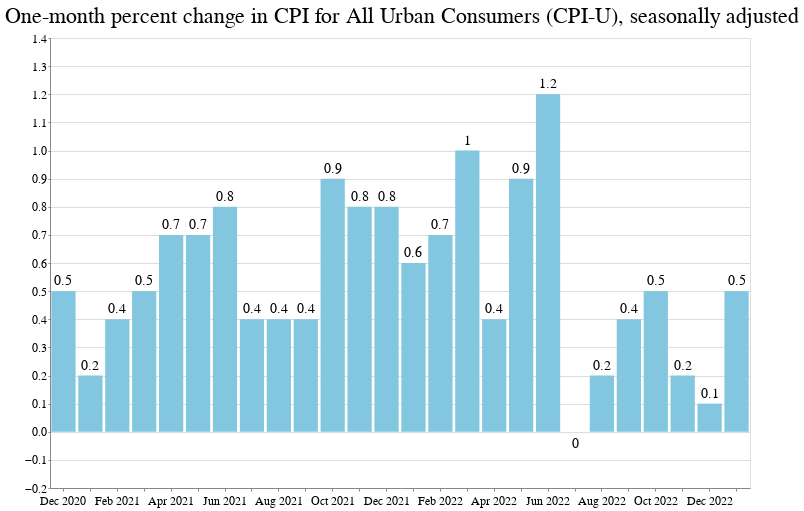

The code cell stored with this chart in its notebook:
### Code cell
base = alt.Chart(
    adjusted_cpiu_last13, 
    title="One-month percent change in CPI for All Urban Consumers (CPI-U), seasonally adjusted"
).properties(width=700)

bars = base.mark_bar().encode(
    x=alt.X(
        "date:O",
        timeUnit="utcyearmonth",
        axis=alt.Axis(title=None, labelAngle=0),
    ),
    y=alt.Y(
        "pct_change_rounded:Q",
        axis=alt.Axis(title=None),
        scale=alt.Scale(domain=[
            adjusted_cpiu_last13['pct_change'].min()-0.1,
            adjusted_cpiu_last13['pct_change'].max()+0.05
        ])
    )
)

text = base.encode(
    x=alt.X("date:O", timeUnit="utcyearmonth"),
    y="pct_change_rounded:Q",
    text='pct_change_rounded'
)

textAbove = text.transform_filter(alt.datum.pct_change > 0).mark_text(
    align='center',
    baseline='middle',
    fontSize=14,
    dy=-10
)

textBelow = text.transform_filter(alt.datum.pct_change < 0).mark_text(
    align='center',
    baseline='middle',
    fontSize=14,
    dy=12
)

bars + textAbove + textBelow

### Figure 1 — Vega-Lite specification as saved in the notebook (floating-point values rounded to 4 significant figures)
{"config": {"view": {"width": 800, "height": 450}, "background": "#ffffff", "title": {"anchor": "start", "font": "BentonGothic-Bold, sans", "fontColor": "#000000", "fontSize": 22, "fontWeight": "normal"}, "arc": {"fill": "#82c6df"}, "area": {"fill": "#82c6df"}, "line": {"stroke": "#82c6df", "strokeWidth": 3}, "path": {"stroke": "#82c6df"}, "rect": {"fill": "#82c6df"}, "shape": {"stroke": "#82c6df"}, "bar": {"fill": "#82c6df"}, "point": {"stroke": "#82c6df"}, "symbol": {"fill": "#82c6df", "size": 30}, "axis": {"titleFont": "BentonGothic-Bold, sans", "titleFontSize": 14, "titleFontWeight": "normal", "labelFont": "BentonGothic, sans", "labelFontSize": 12, "labelFontWeight": "normal"}, "axisX": {"labelAngle": 0, "labelPadding": 4, "tickSize": 3}, "axisY": {"labelBaseline": "middle", "maxExtent": 45, "minExtent": 45, "tickSize": 2, "titleAlign": "left", "titleAngle": 0, "titleX": -45, "titleY": -11}, "legend": {"titleFont": "BentonGothic-Bold, sans", "titleFontSize": 14, "titleFontWeight": "normal", "symbolType": "square", "labelFont": "BentonGothic, sans", "labelFontSize": 13}, "range": {"category": ["#3580b1", "#ec8431", "#ab7fb4", "#c89d29", "#adc839", "#829eb1"], "diverging": ["#e68a4f", "#f4bb6a", "#f9e39c", "#dadfe2", "#a6b7c6", "#849eae"], "heatmap": ["#fbf2c7", "#f9e39c", "#f8d36e", "#f4bb6a", "#e68a4f", "#d15a40", "#ab4232"], "ordinal": ["#fbf2c7", "#f9e39c", "#f8d36e", "#f4bb6a", "#e68a4f", "#d15a40", "#ab4232"], "ramp": ["#fbf2c7", "#f9e39c", "#f8d36e", "#f4bb6a", "#e68a4f", "#d15a40", "#ab4232"]}}, "layer": [{"mark": "bar", "encoding": {"x": {"axis": {"labelAngle": 0, "title": null}, "field": "date", "timeUnit": "utcyearmonth", "type": "ordinal"}, "y": {"axis": {"title": null}, "field": "pct_change_rounded", "scale": {"domain": [-0.1339, 1.238]}, "type": "quantitative"}}, "title": "One-month percent change in CPI for All Urban Consumers (CPI-U), seasonally adjusted", "width": 700}, {"mark": {"type": "text", "align": "center", "baseline": "middle", "dy": -10, "fontSize": 14}, "encoding": {"text": {"field": "pct_change_rounded", "type": "quantitative"}, "x": {"field": "date", "timeUnit": "utcyearmonth", "type": "ordinal"}, "y": {"field": "pct_change_rounded", "type": "quantitative"}}, "title": "One-month percent change in CPI for All Urban Consumers (CPI-U), seasonally adjusted", "transform": [{"filter": "(datum.pct_change > 0)"}], "width": 700}, {"mark": {"type": "text", "align": "center", "baseline": "middle", "dy": 12, "fontSize": 14}, "encoding": {"text": {"field": "pct_change_rounded", "type": "quantitative"}, "x": {"field": "date", "timeUnit": "utcyearmonth", "type": "ordinal"}, "y": {"field": "pct_change_rounded", "type": "quantitative"}}, "title": "One-month percent change in CPI for All Urban Consumers (CPI-U), seasonally adjusted", "transform": [{"filter": "(datum.pct_change < 0)"}], "width": 700}], "data": {"name": "data-0fd7837380b87b6395a7e93d024329be"}, "$schema": "https://vega.github.io/schema/vega-lite/v4.17.0.json", "datasets": {"data-0fd7837380b87b6395a7e93d024329be": [{"year": 2020, "date": "2020-11-01", "value": 260.8, "series_id": "CUSR0000SA0", "series_title": "All items in U.S. city average, all urban consumers, seasonally adjusted", "series_survey": "All urban consumers", "series_seasonally_adjusted": true, "series_periodicity_id": "R", "series_periodicity_code": "R", "series_periodicity_name": "Monthly", "series_area_id": "0000", "series_area_code": "0000", "series_area_name": "U.S. city average", "series_items_id": "SA0", "series_items_code": "SA0", "series_items_name": "All items", "period_id": "M11", "period_code": "M11", "period_abbreviation": "NOV", "period_name": "November", "period_month": 11, "period_type": "monthly", "pct_change": null, "pct_change_rounded": null}, {"year": 2020, "date": "2020-12-01", "value": 262.0, "series_id": "CUSR0000SA0", "series_title": "All items in U.S. city average, all urban consumers, seasonally adjusted", "series_survey": "All urban consumers", "series_seasonally_adjusted": true, "series_periodicity_id": "R", "series_periodicity_code": "R", "series_periodicity_name": "Monthly", "series_area_id": "0000", "series_area_code": "0000", "series_area_name": "U.S. city average", "series_items_id": "SA0", "series_items_code": "SA0", "series_items_name": "All items", "period_id": "M12", "period_code": "M12", "period_abbreviation": "DEC", "period_name": "December", "period_month": 12, "period_type": "monthly", "pct_change": 0.4685, "pct_change_rounded": 0.5}, {"year": 2021, "date": "2021-01-01", "value": 262.6, "series_id": "CUSR0000SA0", "series_title": "All items in U.S. city average, all urban consumers, seasonally adjusted", "series_survey": "All urban consumers", "series_seasonally_adjusted": true, "series_periodicity_id": "R", "series_periodicity_code": "R", "series_periodicity_name": "Monthly", "series_area_id": "0000", "series_area_code": "0000", "series_area_name": "U.S. city average", "series_items_id": "SA0", "series_items_code": "SA0", "series_items_name": "All items", "period_id": "M01", "period_code": "M01", "period_abbreviation": "JAN", "period_name": "January", "period_month": 1, "period_type": "monthly", "pct_change": 0.2347, "pct_change_rounded": 0.2}, {"year": 2021, "date": "2021-02-01", "value": 263.6, "series_id": "CUSR0000SA0", "series_title": "All items in U.S. city average, all urban consumers, seasonally adjusted", "series_survey": "All urban consumers", "series_seasonally_adjusted": true, "series_periodicity_id": "R", "series_periodicity_code": "R", "series_periodicity_name": "Monthly", "series_area_id": "0000", "series_area_code": "0000", "series_area_name": "U.S. city average", "series_items_id": "SA0", "series_items_code": "SA0", "series_items_name": "All items", "period_id": "M02", "period_code": "M02", "period_abbreviation": "FEB", "period_name": "February", "period_month": 2, "period_type": "monthly", "pct_change": 0.3762, "pct_change_rounded": 0.4}, {"year": 2021, "date": "2021-03-01", "value": 264.9, "series_id": "CUSR0000SA0", "series_title": "All items in U.S. city average, all urban consumers, seasonally adjusted", "series_survey": "All urban consumers", "series_seasonally_adjusted": true, "series_periodicity_id": "R", "series_periodicity_code": "R", "series_periodicity_name": "Monthly", "series_area_id": "0000", "series_area_code": "0000", "series_area_name": "U.S. city average", "series_items_id": "SA0", "series_items_code": "SA0", "series_items_name": "All items", "period_id": "M03", "period_code": "M03", "period_abbreviation": "MAR", "period_name": "March", "period_month": 3, "period_type": "monthly", "pct_change": 0.484, "pct_change_rounded": 0.5}, {"year": 2021, "date": "2021-04-01", "value": 266.7, "series_id": "CUSR0000SA0", "series_title": "All items in U.S. city average, all urban consumers, seasonally adjusted", "series_survey": "All urban consumers", "series_seasonally_adjusted": true, "series_periodicity_id": "R", "series_periodicity_code": "R", "series_periodicity_name": "Monthly", "series_area_id": "0000", "series_area_code": "0000", "series_area_name": "U.S. city average", "series_items_id": "SA0", "series_items_code": "SA0", "series_items_name": "All items", "period_id": "M04", "period_code": "M04", "period_abbreviation": "APR", "period_name": "April", "period_month": 4, "period_type": "monthly", "pct_change": 0.6629, "pct_change_rounded": 0.7}, {"year": 2021, "date": "2021-05-01", "value": 268.4, "series_id": "CUSR0000SA0", "series_title": "All items in U.S. city average, all urban consumers, seasonally adjusted", "series_survey": "All urban consumers", "series_seasonally_adjusted": true, "series_periodicity_id": "R", "series_periodicity_code": "R", "series_periodicity_name": "Monthly", "series_area_id": "0000", "series_area_code": "0000", "series_area_name": "U.S. city average", "series_items_id": "SA0", "series_items_code": "SA0", "series_items_name": "All items", "period_id": "M05", "period_code": "M05", "period_abbreviation": "MAY", "period_name": "May", "period_month": 5, "period_type": "monthly", "pct_change": 0.6652, "pct_change_rounded": 0.7}, {"year": 2021, "date": "2021-06-01", "value": 270.6, "series_id": "CUSR0000SA0", "series_title": "All items in U.S. city average, all urban consumers, seasonally adjusted", "series_survey": "All urban consumers", "series_seasonally_adjusted": true, "series_periodicity_id": "R", "series_periodicity_code": "R", "series_periodicity_name": "Monthly", "series_area_id": "0000", "series_area_code": "0000", "series_area_name": "U.S. city average", "series_items_id": "SA0", "series_items_code": "SA0", "series_items_name": "All items", "period_id": "M06", "period_code": "M06", "period_abbreviation": "JUN", "period_name": "June", "period_month": 6, "period_type": "monthly", "pct_change": 0.7879, "pct_change_rounded": 0.8}, {"year": 2021, "date": "2021-07-01", "value": 271.8, "series_id": "CUSR0000SA0", "series_title": "All items in U.S. city average, all urban consumers, seasonally adjusted", "series_survey": "All urban consumers", "series_seasonally_adjusted": true, "series_periodicity_id": "R", "series_periodicity_code": "R", "series_periodicity_name": "Monthly", "series_area_id": "0000", "series_area_code": "0000", "series_area_name": "U.S. city average", "series_items_id": "SA0", "series_items_code": "SA0", "series_items_name": "All items", "period_id": "M07", "period_code": "M07", "period_abbreviation": "JUL", "period_name": "July", "period_month": 7, "period_type": "monthly", "pct_change": 0.4454, "pct_change_rounded": 0.4}, {"year": 2021, "date": "2021-08-01", "value": 272.9, "series_id": "CUSR0000SA0", "series_title": "All items in U.S. city average, all urban consumers, seasonally adjusted", "series_survey": "All urban consumers", "series_seasonally_adjusted": true, "series_periodicity_id": "R", "series_periodicity_code": "R", "series_periodicity_name": "Monthly", "series_area_id": "0000", "series_area_code": "0000", "series_area_name": "U.S. city average", "series_items_id": "SA0", "series_items_code": "SA0", "series_items_name": "All items", "period_id": "M08", "period_code": "M08", "period_abbreviation": "AUG", "period_name": "August", "period_month": 8, "period_type": "monthly", "pct_change": 0.407, "pct_change_rounded": 0.4}, {"year": 2021, "date": "2021-09-01", "value": 274.0, "series_id": "CUSR0000SA0", "series_title": "All items in U.S. city average, all urban consumers, seasonally adjusted", "series_survey": "All urban consumers", "series_seasonally_adjusted": true, "series_periodicity_id": "R", "series_periodicity_code": "R", "series_periodicity_name": "Monthly", "series_area_id": "0000", "series_area_code": "0000", "series_area_name": "U.S. city average", "series_items_id": "SA0", "series_items_code": "SA0", "series_items_name": "All items", "period_id": "M09", "period_code": "M09", "period_abbreviation": "SEP", "period_name": "September", "period_month": 9, "period_type": "monthly", "pct_change": 0.4244, "pct_change_rounded": 0.4}, {"year": 2021, "date": "2021-10-01", "value": 276.5, "series_id": "CUSR0000SA0", "series_title": "All items in U.S. city average, all urban consumers, seasonally adjusted", "series_survey": "All urban consumers", "series_seasonally_adjusted": true, "series_periodicity_id": "R", "series_periodicity_code": "R", "series_periodicity_name": "Monthly", "series_area_id": "0000", "series_area_code": "0000", "series_area_name": "U.S. city average", "series_items_id": "SA0", "series_items_code": "SA0", "series_items_name": "All items", "period_id": "M10", "period_code": "M10", "period_abbreviation": "OCT", "period_name": "October", "period_month": 10, "period_type": "monthly", "pct_change": 0.9101, "pct_change_rounded": 0.9}, {"year": 2021, "date": "2021-11-01", "value": 278.7, "series_id": "CUSR0000SA0", "series_title": "All items in U.S. city average, all urban consumers, seasonally adjusted", "series_survey": "All urban consumers", "series_seasonally_adjusted": true, "series_periodicity_id": "R", "series_periodicity_code": "R", "series_periodicity_name": "Monthly", "series_area_id": "0000", "series_area_code": "0000", "series_area_name": "U.S. city average", "series_items_id": "SA0", "series_items_code": "SA0", "series_items_name": "All items", "period_id": "M11", "period_code": "M11", "period_abbreviation": "NOV", "period_name": "November", "period_month": 11, "period_type": "monthly", "pct_change": 0.7916, "pct_change_rounded": 0.8}, {"year": 2021, "date": "2021-12-01", "value": 280.9, "series_id": "CUSR0000SA0", "series_title": "All items in U.S. city average, all urban consumers, seasonally adjusted", "series_survey": "All urban consumers", "series_seasonally_adjusted": true, "series_periodicity_id": "R", "series_periodicity_code": "R", "series_periodicity_name": "Monthly", "series_area_id": "0000", "series_area_code": "0000", "series_area_name": "U.S. city average", "series_items_id": "SA0", "series_items_code": "SA0", "series_items_name": "All items", "period_id": "M12", "period_code": "M12", "period_abbreviation": "DEC", "period_name": "December", "period_month": 12, "period_type": "monthly", "pct_change": 0.7807, "pct_change_rounded": 0.8}, {"year": 2022, "date": "2022-01-01", "value": 282.6, "series_id": "CUSR0000SA0", "series_title": "All items in U.S. city average, all urban consumers, seasonally adjusted", "series_survey": "All urban consumers", "series_seasonally_adjusted": true, "series_periodicity_id": "R", "series_periodicity_code": "R", "series_periodicity_name": "Monthly", "series_area_id": "0000", "series_area_code": "0000", "series_area_name": "U.S. city average", "series_items_id": "SA0", "series_items_code": "SA0", "series_items_name": "All items", "period_id": "M01", "period_code": "M01", "period_abbreviation": "JAN", "period_name": "January", "period_month": 1, "period_type": "monthly", "pct_change": 0.6095, "pct_change_rounded": 0.6}, {"year": 2022, "date": "2022-02-01", "value": 284.6, "series_id": "CUSR0000SA0", "series_title": "All items in U.S. city average, all urban consumers, seasonally adjusted", "series_survey": "All urban consumers", "series_seasonally_adjusted": true, "series_periodicity_id": "R", "series_periodicity_code": "R", "series_periodicity_name": "Monthly", "series_area_id": "0000", "series_area_code": "0000", "series_area_name": "U.S. city average", "series_items_id": "SA0", "series_items_code": "SA0", "series_items_name": "All items", "period_id": "M02", "period_code": "M02", "period_abbreviation": "FEB", "period_name": "February", "period_month": 2, "period_type": "monthly", "pct_change": 0.7116, "pct_change_rounded": 0.7}, {"year": 2022, "date": "2022-03-01", "value": 287.5, "series_id": "CUSR0000SA0", "series_title": "All items in U.S. city average, all urban consumers, seasonally adjusted", "series_survey": "All urban consumers", "series_seasonally_adjusted": true, "series_periodicity_id": "R", "series_periodicity_code": "R", "series_periodicity_name": "Monthly", "series_area_id": "0000", "series_area_code": "0000", "series_area_name": "U.S. city average", "series_items_id": "SA0", "series_items_code": "SA0", "series_items_name": "All items", "period_id": "M03", "period_code": "M03", "period_abbreviation": "MAR", "period_name": "March", "period_month": 3, "period_type": "monthly", "pct_change": 1.006, "pct_change_rounded": 1.0}, {"year": 2022, "date": "2022-04-01", "value": 288.6, "series_id": "CUSR0000SA0", "series_title": "All items in U.S. city average, all urban consumers, seasonally adjusted", "series_survey": "All urban consumers", "series_seasonally_adjusted": true, "series_periodicity_id": "R", "series_periodicity_code": "R", "series_periodicity_name": "Monthly", "series_area_id": "0000", "series_area_code": "0000", "series_area_name": "U.S. city average", "series_items_id": "SA0", "series_items_code": "SA0", "series_items_name": "All items", "period_id": "M04", "period_code": "M04", "period_abbreviation": "APR", "period_name": "April", "period_month": 4, "period_type": "monthly", "pct_change": 0.3962, "pct_change_rounded": 0.4}, {"year": 2022, "date": "2022-05-01", "value": 291.3, "series_id": "CUSR0000SA0", "series_title": "All items in U.S. city average, all urban consumers, seasonally adjusted", "series_survey": "All urban consumers", "series_seasonally_adjusted": true, "series_periodicity_id": "R", "series_periodicity_code": "R", "series_periodicity_name": "Monthly", "series_area_id": "0000", "series_area_code": "0000", "series_area_name": "U.S. city average", "series_items_id": "SA0", "series_items_code": "SA0", "series_items_name": "All items", "period_id": "M05", "period_code": "M05", "period_abbreviation": "MAY", "period_name": "May", "period_month": 5, "period_type": "monthly", "pct_change": 0.9206, "pct_change_rounded": 0.9}, {"year": 2022, "date": "2022-06-01", "value": 294.7, "series_id": "CUSR0000SA0", "series_title": "All items in U.S. city average, all urban consumers, seasonally adjusted", "series_survey": "All urban consumers", "series_seasonally_adjusted": true, "series_periodicity_id": "R", "series_periodicity_code": "R", "series_periodicity_name": "Monthly", "series_area_id": "0000", "series_area_code": "0000", "series_area_name": "U.S. city average", "series_items_id": "SA0", "series_items_code": "SA0", "series_items_name": "All items", "period_id": "M06", "period_code": "M06", "period_abbreviation": "JUN", "period_name": "June", "period_month": 6, "period_type": "monthly", "pct_change": 1.188, "pct_change_rounded": 1.2}, {"year": 2022, "date": "2022-07-01", "value": 294.6, "series_id": "CUSR0000SA0", "series_title": "All items in U.S. city average, all urban consumers, seasonally adjusted", "series_survey": "All urban consumers", "series_seasonally_adjusted": true, "series_periodicity_id": "R", "series_periodicity_code": "R", "series_periodicity_name": "Monthly", "series_area_id": "0000", "series_area_code": "0000", "series_area_name": "U.S. city average", "series_items_id": "SA0", "series_items_code": "SA0", "series_items_name": "All items", "period_id": "M07", "period_code": "M07", "period_abbreviation": "JUL", "period_name": "July", "period_month": 7, "period_type": "monthly", "pct_change": -0.03393, "pct_change_rounded": -0.0}, {"year": 2022, "date": "2022-08-01", "value": 295.3, "series_id": "CUSR0000SA0", "series_title": "All items in U.S. city average, all urban consumers, seasonally adjusted", "series_survey": "All urban consumers", "series_seasonally_adjusted": true, "series_periodicity_id": "R", "series_periodicity_code": "R", "series_periodicity_name": "Monthly", "series_area_id": "0000", "series_area_code": "0000", "series_area_name": "U.S. city average", "series_items_id": "SA0", "series_items_code": "SA0", "series_items_name": "All items", "period_id": "M08", "period_code": "M08", "period_abbreviation": "AUG", "period_name": "August", "period_month": 8, "period_type": "monthly", "pct_change": 0.2349, "pct_change_rounded": 0.2}, {"year": 2022, "date": "2022-09-01", "value": 296.5, "series_id": "CUSR0000SA0", "series_title": "All items in U.S. city average, all urban consumers, seasonally adjusted", "series_survey": "All urban consumers", "series_seasonally_adjusted": true, "series_periodicity_id": "R", "series_periodicity_code": "R", "series_periodicity_name": "Monthly", "series_area_id": "0000", "series_area_code": "0000", "series_area_name": "U.S. city average", "series_items_id": "SA0", "series_items_code": "SA0", "series_items_name": "All items", "period_id": "M09", "period_code": "M09", "period_abbreviation": "SEP", "period_name": "September", "period_month": 9, "period_type": "monthly", "pct_change": 0.4128, "pct_change_rounded": 0.4}, {"year": 2022, "date": "2022-10-01", "value": 298.0, "series_id": "CUSR0000SA0", "series_title": "All items in U.S. city average, all urban consumers, seasonally adjusted", "series_survey": "All urban consumers", "series_seasonally_adjusted": true, "series_periodicity_id": "R", "series_periodicity_code": "R", "series_periodicity_name": "Monthly", "series_area_id": "0000", "series_area_code": "0000", "series_area_name": "U.S. city average", "series_items_id": "SA0", "series_items_code": "SA0", "series_items_name": "All items", "period_id": "M10", "period_code": "M10", "period_abbreviation": "OCT", "period_name": "October", "period_month": 10, "period_type": "monthly", "pct_change": 0.4883, "pct_change_rounded": 0.5}, {"year": 2022, "date": "2022-11-01", "value": 298.6, "series_id": "CUSR0000SA0", "series_title": "All items in U.S. city average, all urban consumers, seasonally adjusted", "series_survey": "All urban consumers", "series_seasonally_adjusted": true, "series_periodicity_id": "R", "series_periodicity_code": "R", "series_periodicity_name": "Monthly", "series_area_id": "0000", "series_area_code": "0000", "series_area_name": "U.S. city average", "series_items_id": "SA0", "series_items_code": "SA0", "series_items_name": "All items", "period_id": "M11", "period_code": "M11", "period_abbreviation": "NOV", "period_name": "November", "period_month": 11, "period_type": "monthly", "pct_change": 0.205, "pct_change_rounded": 0.2}, {"year": 2022, "date": "2022-12-01", "value": 299.0, "series_id": "CUSR0000SA0", "series_title": "All items in U.S. city average, all urban consumers, seasonally adjusted", "series_survey": "All urban consumers", "series_seasonally_adjusted": true, "series_periodicity_id": "R", "series_periodicity_code": "R", "series_periodicity_name": "Monthly", "series_area_id": "0000", "series_area_code": "0000", "series_area_name": "U.S. city average", "series_items_id": "SA0", "series_items_code": "SA0", "series_items_name": "All items", "period_id": "M12", "period_code": "M12", "period_abbreviation": "DEC", "period_name": "December", "period_month": 12, "period_type": "monthly", "pct_change": 0.1313, "pct_change_rounded": 0.1}, {"year": 2023, "date": "2023-01-01", "value": 300.5, "series_id": "CUSR0000SA0", "series_title": "All items in U.S. city average, all urban consumers, seasonally adjusted", "series_survey": "All urban consumers", "series_seasonally_adjusted": true, "series_periodicity_id": "R", "series_periodicity_code": "R", "series_periodicity_name": "Monthly", "series_area_id": "0000", "series_area_code": "0000", "series_area_name": "U.S. city average", "series_items_id": "SA0", "series_items_code": "SA0", "series_items_name": "All items", "period_id": "M01", "period_code": "M01", "period_abbreviation": "JAN", "period_name": "January", "period_month": 1, "period_type": "monthly", "pct_change": 0.5171, "pct_change_rounded": 0.5}]}}
